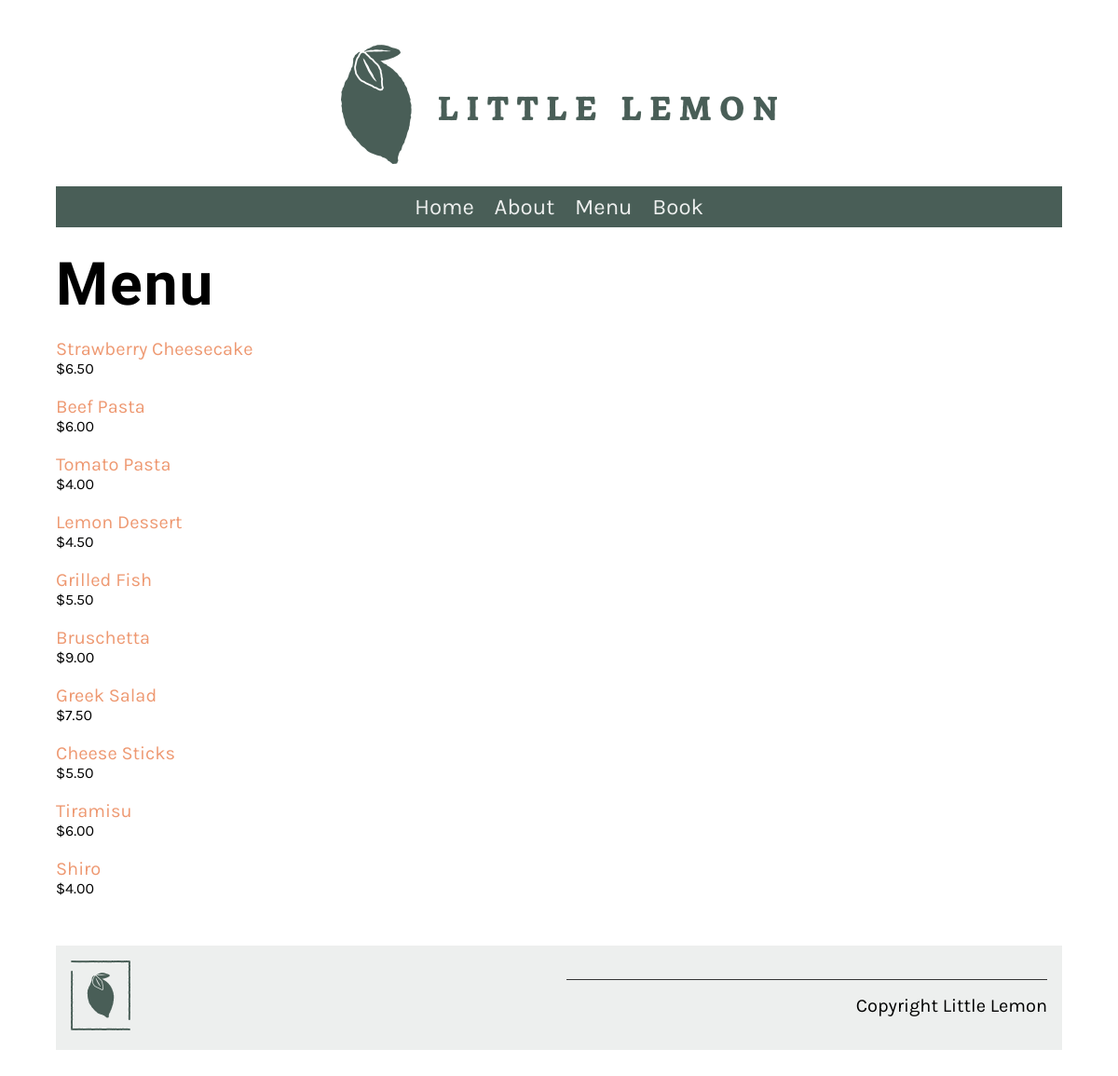
The page /menu on the database its author committed.
### LittleLemonAPI/models.py (models this page shows, shortened)
class MenuItem(models.Model):
    title = models.CharField(max_length=255, db_index=True, unique=True)
    price = models.DecimalField(max_digits=6, decimal_places=2, db_index=True)
    description = models.CharField(max_length=1000, default='none')
    featured = models.BooleanField(db_index=True)
    category = models.ForeignKey(Category, on_delete=models.PROTECT)

### restaurant/views.py (the view)
# urls.py: path('menu', views.menu, name="menu"),
def menu(request):
    menu = MenuItem.objects.all()
    return render(request, 'menu.html', {"menu": menu})

### restaurant/templates/menu.html
{% extends 'base.html' %}
{% load static %}
{% block content %}
<h1>Menu</h1>
<div class="column">
    {% for item in menu %}
    <p>
        <a href="{% url 'menu_item' pk=item.pk %}">
            {{ item.title }}
        </a>
        <span class="menu-price">
            ${{ item.price }}
        </span>
    </p>
    {% endfor %}
</div>
{% endblock %}

### restaurant/templates/base.html (shortened to what this page needs)
{% load static %}
<!DOCTYPE html>
<html lang="en">
  <head>
    <link
      rel="preload"
      as="style"
      href="{% static 'css/style.css' %}"
      onload="this.rel = 'stylesheet'"
    />
  </head>
  <body>
    {% include 'partials/_header.html' %}
    <main>{% block content %} {% endblock %}</main>
    {% include 'partials/_footer.html' %}
  </body>
</html>

### restaurant/templates/partials/_header.html
{% load static %}
<header>
  <a href="{% url 'home' %}">
    <img src="{% static 'img/logo.png' %}" />
  </a>
</header>
<nav>
  <ul>
    <li><a href="{% url 'home' %}">Home</a></li>
    <li><a href="{% url 'about' %}">About</a></li>
    <li><a href="{% url 'menu' %}">Menu</a></li>
    <li><a href="{% url 'book' %}">Book</a></li>
  </ul>
</nav>

### restaurant/static/css/style.css (style rules this page uses)
body { font-family: 'Karla', sans-serif; margin-top: 3rem; margin-bottom: 3rem; margin-left: 5%; margin-right: 5%; }
h1, h2, h3, h4, h5, h6 { font-family: 'Markazi Text', serif; letter-spacing: 2px;; }
h1 { font-size: 4rem; margin-top: 1.5rem; margin-bottom: 0; }
p, ul { font-size: 1.25rem;; }
a { color: #EE9972; text-decoration: none; }
header img { display: block; margin-left: auto; margin-right: auto; max-width: 100%; height: auto; }
nav { background-color: #495E57; margin-top: 1rem; margin-bottom: 1rem; margin-bottom: 0px; }
nav ul { list-style: none; font-size: 1.5rem; text-align: center; padding-inline-start: 0rem; margin-bottom: 0px; }
nav ul li { display: inline-block; margin: 0.5rem; }
nav ul a { color: #EDEFEE; text-decoration: none; }
article { flex:1; }
article img { max-width: 100%; }
footer { background-color: #EDEFEE; padding: 1rem; display: flex; gap: 2rem 1rem; }
footer img { max-width: 50%; }
footer p { border-top: #333333; border-style: solid; border-width: 0.1rem; border-bottom: none; border-left: none; border-right: none; text-align: right; padding-top: 1rem;; }
.column { flex-basis: 50%; margin-bottom: 1rem; padding-bottom: 1rem; }
.menu-price { display: block; font-size: 1rem; }

### rows shown on the page
MenuItem: title "Strawberry Cheesecake", price "6.50"
MenuItem: title "Beef Pasta", price "6.00"
MenuItem: title "Tomato Pasta", price "4.00"
MenuItem: title "Lemon Dessert", price "4.50"
MenuItem: title "Grilled Fish", price "5.50"
MenuItem: title "Bruschetta", price "9.00"
MenuItem: title "Greek Salad", price "7.50"
MenuItem: title "Cheese Sticks", price "5.50"
MenuItem: title "Tiramisu", price "6.00"
MenuItem: title "Shiro", price "4.00"
